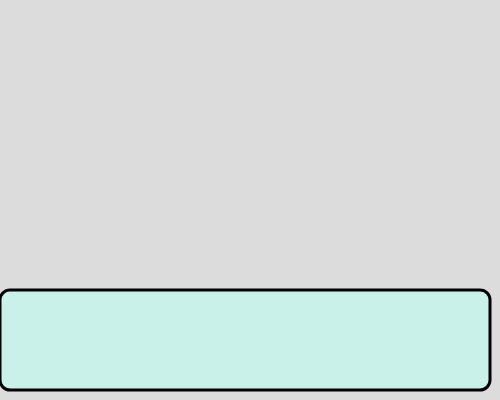
Frame 1 (no input)
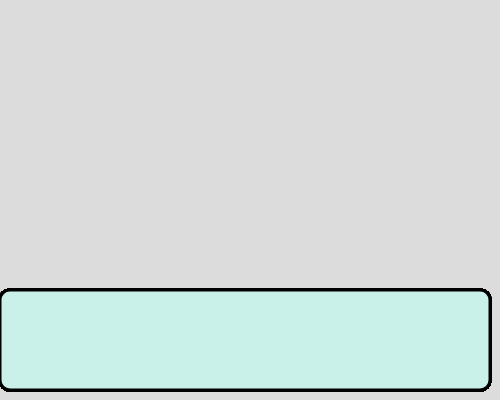
Frame 60 (no input)
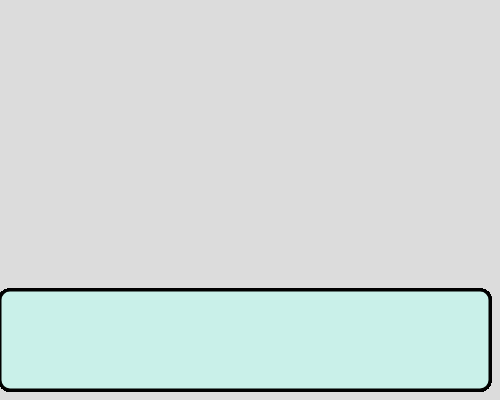
Frame 120 (the mouse pressed at the canvas centre since frame 60)

The p5.js sketch that drew these frames (run headless with seeded random() and noise() and a simulated clock; from frame 60 on, the mouse is pressed at the canvas centre):

// p5.js sketch
// ── sketch.js
// Image Demo
// Abar
// Date
//
// Extra for Experts:
// - describe what you did to take this project "above and beyond"

function setup() {
  createCanvas(500, 400);
  background(220);
}

function draw() {
  intro();
}

function intro() {
  fill(201, 240, 233);
  strokeWeight(3);
  rect(0, 3 * (height/4) - 10, width - 10, height/4, 10);
}
